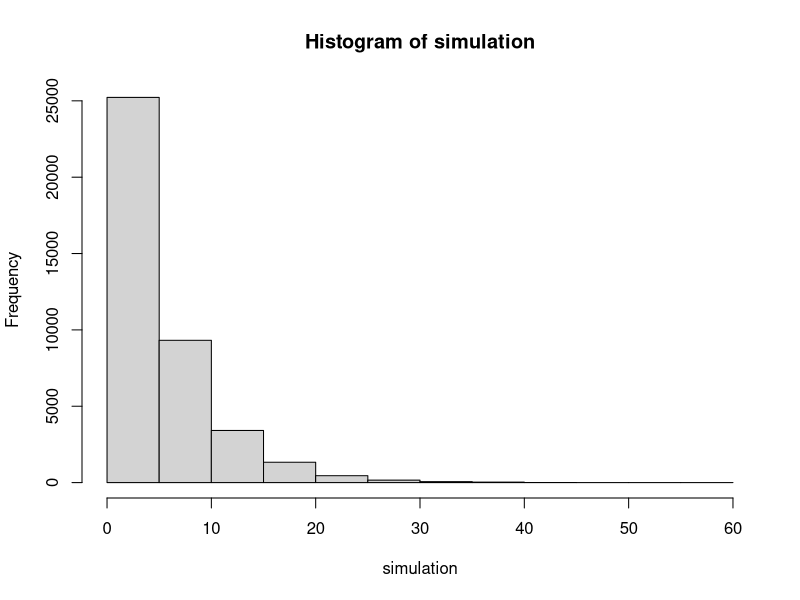
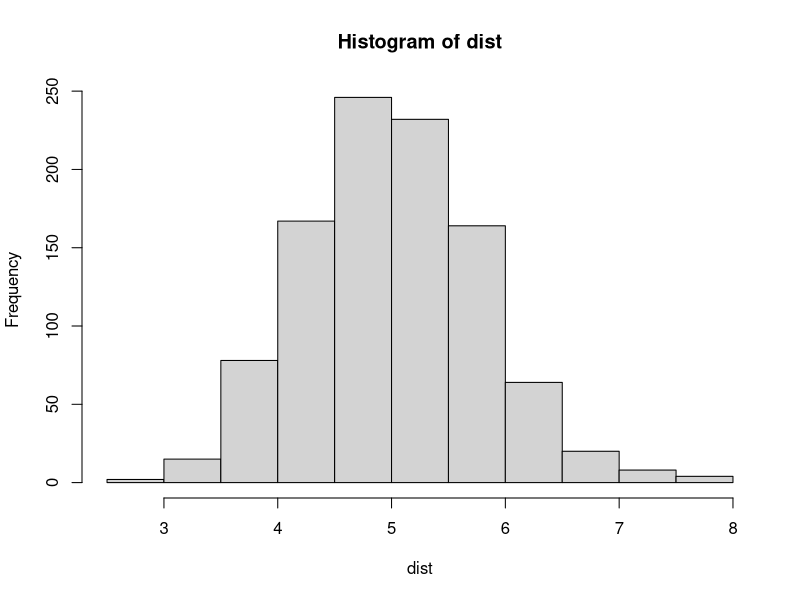

Generate these figures, in order, with R: (Note: this script raises an error after producing the figures.)
## ---- chunk 1
knitr::opts_chunk$set(echo = TRUE)
library(ggplot2)
## ---- chunk 2
# make result reproducible
set.seed(123)
# number of simulations
nsim <- 1000
# exp distribution parameters
n <- 40; lambda <- 0.2
## ---- chunk 3
simulation <- rexp(n * nsim, lambda)
hist(simulation)
## ---- chunk 4
dist <- apply(matrix(simulation, nrow = nsim), 1, mean)
## ---- chunk 5
hist(dist)
summary(dist)
## ---- chunk 6
#calculate results
tmean <- 1 / lambda; tvar <- beta^2
## ---- chunk 7
means <- c(tmean, mean(dist))
names(means) <- c("Theoretical Mean", "Distribution Mean")
means
## ---- chunk 8
ggplot(df, aes(m)) + geom_histogram(bins = 20) + geom_vline(xintercept = tmean, color = "red") + geom_vline(xintercept = mean(dist), color = "blue")
## ---- chunk 9
variances <- c(tvar, var(dist))
names(variances) <- c("Theoretical Var", "Distribution Var")
variances
## ---- chunk 10
tt <- t.test(dist, mu = tmean, conf.level = 0.95)
tt$estimate

tt$conf.int
## ---- chunk 11
df <- data.frame(m = dist)
g <- ggplot(data = df, aes(m)) + 
  geom_density() +
  geom_vline(xintercept = tt$conf.int)
g
